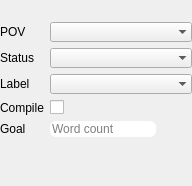
<?xml version="1.0" encoding="UTF-8"?>
<ui version="4.0">
 <class>propertiesView</class>
 <widget class="QWidget" name="propertiesView">
  <property name="geometry">
   <rect>
    <x>0</x>
    <y>0</y>
    <width>192</width>
    <height>186</height>
   </rect>
  </property>
  <property name="windowTitle">
   <string>Form</string>
  </property>
  <layout class="QVBoxLayout" name="verticalLayout">
   <property name="leftMargin">
    <number>0</number>
   </property>
   <property name="topMargin">
    <number>0</number>
   </property>
   <property name="rightMargin">
    <number>0</number>
   </property>
   <property name="bottomMargin">
    <number>0</number>
   </property>
   <item>
    <widget class="lineEditView" name="txtTitle">
     <property name="font">
      <font>
       <weight>75</weight>
       <bold>true</bold>
      </font>
     </property>
     <property name="styleSheet">
      <string notr="true">QLineEdit { background:transparent; }</string>
     </property>
     <property name="frame">
      <bool>false</bool>
     </property>
    </widget>
   </item>
   <item>
    <widget class="QStackedWidget" name="stack">
     <property name="currentIndex">
      <number>0</number>
     </property>
     <widget class="QWidget" name="page">
      <layout class="QVBoxLayout" name="verticalLayout_2">
       <property name="leftMargin">
        <number>0</number>
       </property>
       <property name="topMargin">
        <number>0</number>
       </property>
       <property name="rightMargin">
        <number>0</number>
       </property>
       <property name="bottomMargin">
        <number>0</number>
       </property>
       <item>
        <layout class="QFormLayout" name="formLayout">
         <item row="0" column="0">
          <widget class="QLabel" name="lblPOV">
           <property name="text">
            <string>POV</string>
           </property>
          </widget>
         </item>
         <item row="0" column="1">
          <widget class="cmbOutlineCharacterChoser" name="cmbPOV">
           <property name="sizePolicy">
            <sizepolicy hsizetype="Expanding" vsizetype="Fixed">
             <horstretch>0</horstretch>
             <verstretch>0</verstretch>
            </sizepolicy>
           </property>
           <property name="frame">
            <bool>false</bool>
           </property>
          </widget>
         </item>
         <item row="1" column="0">
          <widget class="QLabel" name="lblStatus">
           <property name="text">
            <string>Status</string>
           </property>
          </widget>
         </item>
         <item row="1" column="1">
          <widget class="cmbOutlineStatusChoser" name="cmbStatus">
           <property name="sizePolicy">
            <sizepolicy hsizetype="Expanding" vsizetype="Fixed">
             <horstretch>0</horstretch>
             <verstretch>0</verstretch>
            </sizepolicy>
           </property>
           <property name="frame">
            <bool>false</bool>
           </property>
          </widget>
         </item>
         <item row="2" column="0">
          <widget class="QLabel" name="lblLabel">
           <property name="text">
            <string>Label</string>
           </property>
          </widget>
         </item>
         <item row="2" column="1">
          <widget class="cmbOutlineLabelChoser" name="cmbLabel">
           <property name="sizePolicy">
            <sizepolicy hsizetype="Expanding" vsizetype="Fixed">
             <horstretch>0</horstretch>
             <verstretch>0</verstretch>
            </sizepolicy>
           </property>
           <property name="frame">
            <bool>false</bool>
           </property>
          </widget>
         </item>
         <item row="4" column="0">
          <widget class="QLabel" name="lblCompile">
           <property name="text">
            <string>Compile</string>
           </property>
          </widget>
         </item>
         <item row="4" column="1">
          <widget class="chkOutlineCompile" name="chkCompile">
           <property name="text">
            <string/>
           </property>
          </widget>
         </item>
         <item row="5" column="0">
          <widget class="QLabel" name="lblGoal">
           <property name="text">
            <string>Goal</string>
           </property>
          </widget>
         </item>
         <item row="5" column="1">
          <widget class="lineEditView" name="txtGoal">
           <property name="sizePolicy">
            <sizepolicy hsizetype="Fixed" vsizetype="Fixed">
             <horstretch>0</horstretch>
             <verstretch>0</verstretch>
            </sizepolicy>
           </property>
           <property name="autoFillBackground">
            <bool>false</bool>
           </property>
           <property name="styleSheet">
            <string notr="true">border-radius: 6px;</string>
           </property>
           <property name="frame">
            <bool>false</bool>
           </property>
           <property name="placeholderText">
            <string>Word count</string>
           </property>
          </widget>
         </item>
        </layout>
       </item>
      </layout>
     </widget>
     <widget class="QWidget" name="page_2">
      <layout class="QVBoxLayout" name="verticalLayout_3">
       <property name="spacing">
        <number>0</number>
       </property>
       <property name="leftMargin">
        <number>0</number>
       </property>
       <property name="topMargin">
        <number>0</number>
       </property>
       <property name="rightMargin">
        <number>0</number>
       </property>
       <property name="bottomMargin">
        <number>0</number>
       </property>
       <item>
        <layout class="QFormLayout" name="formLayout_2">
         <item row="0" column="0">
          <widget class="QLabel" name="lblPOV_2">
           <property name="text">
            <string>POV</string>
           </property>
          </widget>
         </item>
         <item row="0" column="1">
          <widget class="cmbOutlineCharacterChoser" name="cmbPOVMulti">
           <property name="sizePolicy">
            <sizepolicy hsizetype="Expanding" vsizetype="Fixed">
             <horstretch>0</horstretch>
             <verstretch>0</verstretch>
            </sizepolicy>
           </property>
           <property name="frame">
            <bool>false</bool>
           </property>
          </widget>
         </item>
         <item row="1" column="0">
          <widget class="QLabel" name="label_31">
           <property name="text">
            <string>Status</string>
           </property>
          </widget>
         </item>
         <item row="1" column="1">
          <widget class="cmbOutlineStatusChoser" name="cmbStatusMulti">
           <property name="sizePolicy">
            <sizepolicy hsizetype="Expanding" vsizetype="Fixed">
             <horstretch>0</horstretch>
             <verstretch>0</verstretch>
            </sizepolicy>
           </property>
           <property name="frame">
            <bool>false</bool>
           </property>
          </widget>
         </item>
         <item row="2" column="0">
          <widget class="QLabel" name="label_34">
           <property name="text">
            <string>Label</string>
           </property>
          </widget>
         </item>
         <item row="2" column="1">
          <widget class="cmbOutlineLabelChoser" name="cmbLabelMulti">
           <property name="sizePolicy">
            <sizepolicy hsizetype="Expanding" vsizetype="Fixed">
             <horstretch>0</horstretch>
             <verstretch>0</verstretch>
            </sizepolicy>
           </property>
           <property name="frame">
            <bool>false</bool>
           </property>
          </widget>
         </item>
         <item row="3" column="0">
          <widget class="QLabel" name="label_35">
           <property name="text">
            <string>Compile</string>
           </property>
          </widget>
         </item>
         <item row="3" column="1">
          <widget class="chkOutlineCompile" name="chkCompileMulti">
           <property name="text">
            <string/>
           </property>
          </widget>
         </item>
         <item row="4" column="0">
          <widget class="QLabel" name="label_36">
           <property name="text">
            <string>Goal</string>
           </property>
          </widget>
         </item>
         <item row="4" column="1">
          <widget class="lineEditView" name="txtGoalMulti">
           <property name="sizePolicy">
            <sizepolicy hsizetype="Fixed" vsizetype="Fixed">
             <horstretch>0</horstretch>
             <verstretch>0</verstretch>
            </sizepolicy>
           </property>
           <property name="autoFillBackground">
            <bool>false</bool>
           </property>
           <property name="styleSheet">
            <string notr="true">border-radius: 6px;</string>
           </property>
           <property name="frame">
            <bool>false</bool>
           </property>
           <property name="placeholderText">
            <string>Word count</string>
           </property>
          </widget>
         </item>
        </layout>
       </item>
      </layout>
     </widget>
    </widget>
   </item>
  </layout>
 </widget>
 <customwidgets>
  <customwidget>
   <class>lineEditView</class>
   <extends>QLineEdit</extends>
   <header>manuskript.ui.views.lineEditView.h</header>
  </customwidget>
  <customwidget>
   <class>cmbOutlineCharacterChoser</class>
   <extends>QComboBox</extends>
   <header>manuskript.ui.views.cmbOutlineCharacterChoser.h</header>
  </customwidget>
  <customwidget>
   <class>cmbOutlineStatusChoser</class>
   <extends>QComboBox</extends>
   <header>manuskript.ui.views.cmbOutlineStatusChoser.h</header>
  </customwidget>
  <customwidget>
   <class>chkOutlineCompile</class>
   <extends>QCheckBox</extends>
   <header>manuskript.ui.views.chkOutlineCompile.h</header>
  </customwidget>
  <customwidget>
   <class>cmbOutlineLabelChoser</class>
   <extends>QComboBox</extends>
   <header>manuskript.ui.views.cmbOutlineLabelChoser.h</header>
  </customwidget>
 </customwidgets>
 <resources/>
 <connections/>
</ui>
